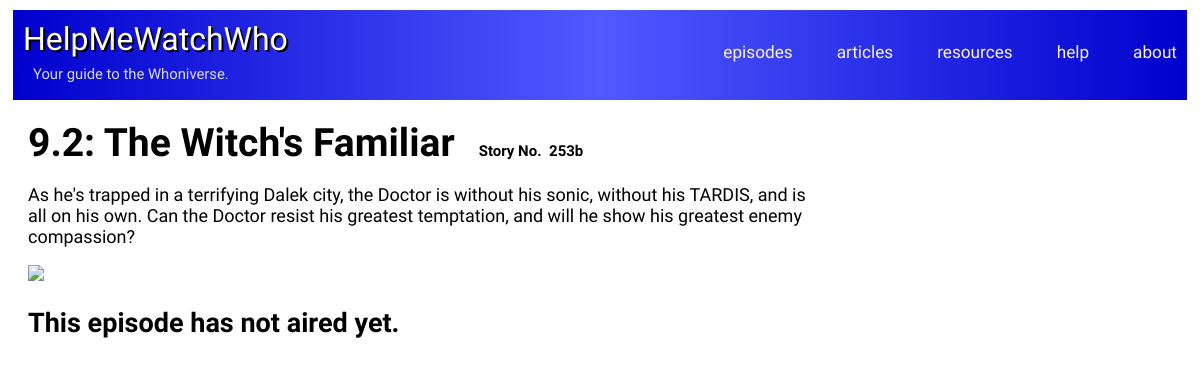
The page /unaired.php?episodeID=4 on the database its author committed.
### tables this page shows
CREATE TABLE IF NOT EXISTS `Episodes` (
  `EpisodeID` int(11) NOT NULL,
  `Type` int(11) NOT NULL,
  `Title` varchar(100) NOT NULL,
  `Season` varchar(50) NOT NULL,
  `Story` varchar(50) NOT NULL,
  `Description` text NOT NULL,
  PRIMARY KEY (`EpisodeID`)
);

### helper.php (called while the page is built, shortened)
<?php
function db_connect() {
    static $connection;
    if(!isset($connection)) {
        $config = parse_ini_file('/var/www/config.ini');
        $connection = mysqli_connect('localhost', $config['username'], $config['password'], $config['dbname']);
    }
    return $connection;
}
function db_query($query) {
    $connection = db_connect();
    $result = mysqli_query($connection,$query);
    return $result;
}
function db_select($query) {
    $rows = array();
    $result = db_query($query);
    while ($row = mysqli_fetch_assoc($result)) {
        $rows[] = $row;
    }
    return $rows;
}
function db_quote($value) {
    $connection = db_connect();
    return "'" . mysqli_real_escape_string($connection,$value) . "'";
}
?>

### unaired.php (the view, shortened to what this page needs)
<?php
	require("helper.php");
	$episodeID = db_quote($_GET['episodeID']);
	$rows = db_select("SELECT * FROM `Episodes` WHERE `EpisodeID` = $episodeID");
	$title = $rows[0][Title];
	$desc = $rows[0][Description];
	$season = $rows[0][Season];
	$story = $rows[0][Story];
?>
<!DOCTYPE html>
<html>
<head>
	<link type="text/css" rel="stylesheet" href="episodes style.css">
	<link type="text/css" rel="stylesheet" href="link-colors.css">
</head>
<?php include("header.php"); ?>
<body onLoad="sortEpisodes();">
<div id="everything">
<div id="left">
	<h1><?php echo $season; ?>: <?php echo $title; ?></h1>
	<?php
		if ($story != '') {
			echo "<h3>Story&nbsp;No.&nbsp; $story</h3>";
		};
	?>
	<?php
		$epIDnoQuotes = str_replace("'", "", $episodeID);
	?>
	<p><?php echo $desc; ?></p>
	<img <?php echo "src='Screencaps/" . $epIDnoQuotes . ".jpg'"; ?>/>
	<br>
	<h2>This episode has not aired yet.</h2>
	</div>
<div id ="right">
</div>
</div>
</body>
</html>

### episodes style.css (style rules this page uses)
#everything { font-family: 'Maven Pro', sans-serif; margin-left: 20px; }
h1 { font-size: calc(3px + 3vw); display: inline; margin-bottom: 0px; }
h3 { display: inline; margin-left: 20px; font-size: calc(3px + 1vw); }
h2 { font-size: calc(3px + 2vw); margin-bottom: 4px; display: inline-block; }
p { font-size: calc(6px + 1vw); }
img { width: 40vw; height: auto; }
#left { margin-right: 33%; }
#right { margin-left: 10px; float: right; width: 33%; display: inline-block; position: fixed; top: 100px; right: 0px; text-align: right; height: 100%; overflow: auto; margin-right: 20px; }

### header style.css (style rules this page uses)
body { font-family: 'Maven Pro', sans-serif; }

### rows shown on the page
episodes: Season "9.2", Title "The Witch's Familiar", Story "253b", Description "As he's trapped in a terrifying Dalek city, the Doctor is without his sonic, without his TARDIS, and is all on his own. Can the Doctor resist his greatest temptation, and will he show his greatest enemy compassion?"
